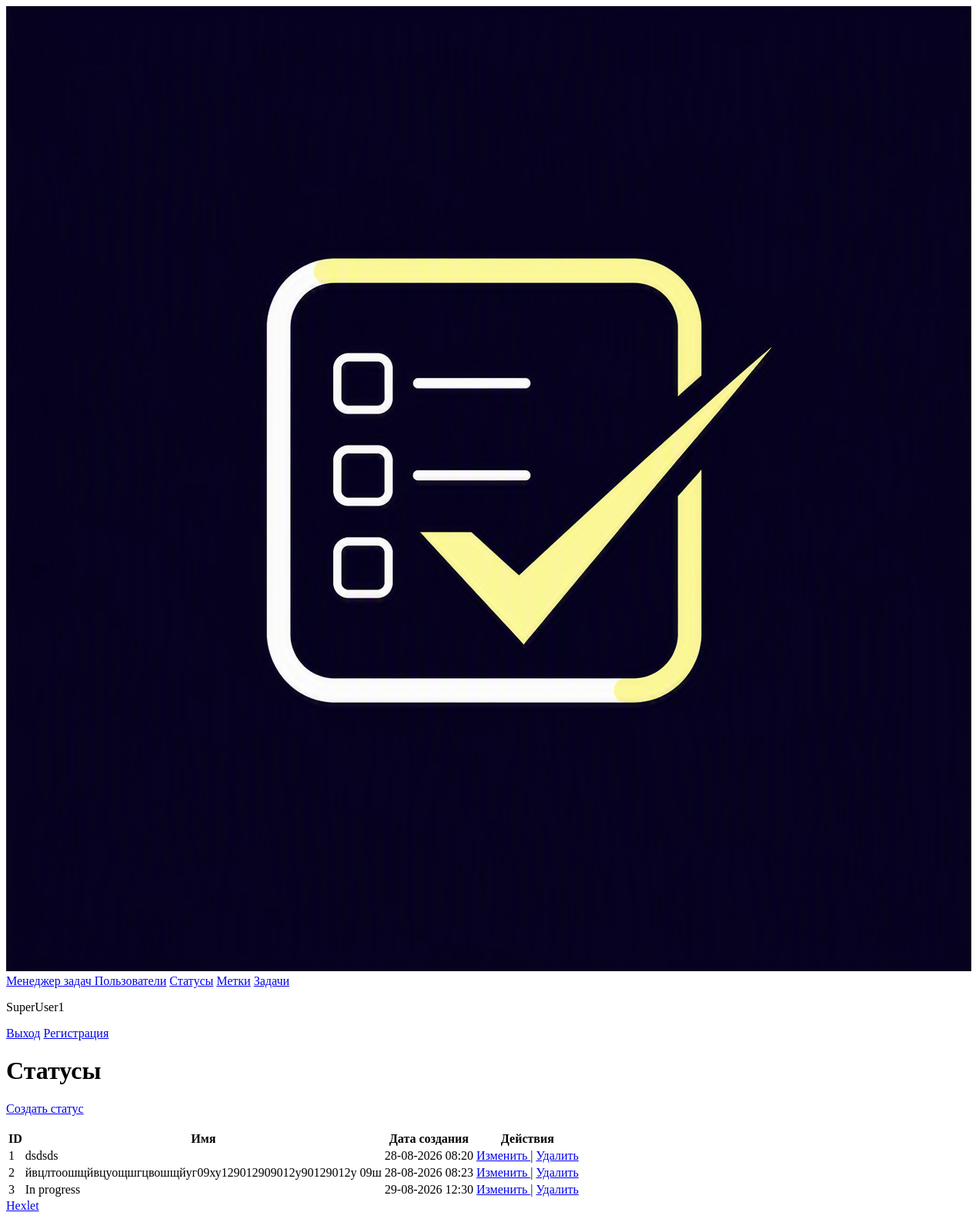
Page /statuses/ (signed in) on the earlier database version.
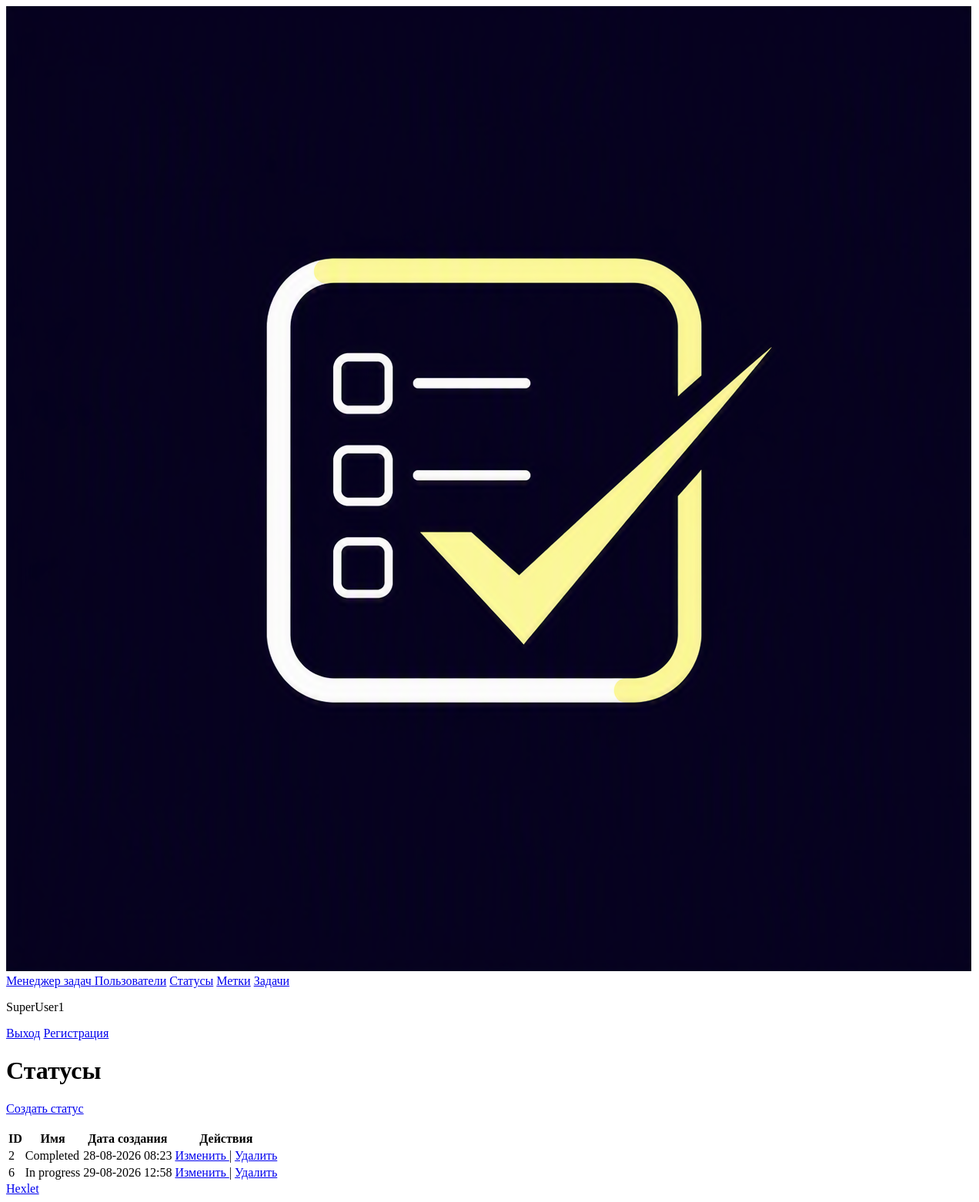
Same page on the later database version.
### task_manager/user/models.py (models this page shows)
class User(AbstractUser):
    pass

### task_manager/status/models.py (models this page shows, shortened)
class Status(models.Model):
    name = models.CharField(max_length=200, unique=True)
    created_at = models.DateTimeField(auto_now_add=True)

### task_manager/status/views.py (the view)
# urls.py: path('', StatusesView.as_view(), name='statuses'),
class StatusesView(LoginRequiredMixin, View):
    def get(self, request, *args, **kwargs):
        statuses = Status.objects.all()
        return render(
            request,
            "status/statuses.html",
            context={
                'statuses': statuses
            }
        )

### templates/status/statuses.html (shortened to what this page needs)
{% extends "base.html" %}
{% load tailwind_cli %}
{% block content %}
    <h1 class="text-2xl font-bold mb-6">Статусы</h1>
    <div>
        <a href="{% url 'status_create' %}"
        class="block w-full text-center mt-3 py-2 bg-indigo-600 text-white rounded hover:underline font-medium">
            Создать статус
        </a>
    </div>
    <br>
    <div class="overflow-x-auto border border-slate-200 rounded-lg shadow-sm">
        <table class="min-w-full divide-y divide-slate-200 bg-white text-sm">
            <thead class="bg-slate-50">
                <tr>
                    <th class="px-6 py-4 font-semibold text-slate-900 text-left">ID</th>
                    <th class="px-6 py-4 font-semibold text-slate-900 text-left">Имя</th>
                    <th class="px-6 py-4 font-semibold text-slate-900 text-left">Дата создания</th>
                    <th class="px-6 py-4 font-semibold text-slate-900 text-left">Действия</th>
                </tr>
            </thead>
            <tbody class="divide-y divide-slate-200">
                {% for status in statuses %}
                <tr class="hover:bg-slate-50/75 transition-colors">
                    <td class="px-6 py-4 text-slate-500">{{ status.id }}</td>
                    <td class="px-6 py-4 font-medium text-slate-900">{{ status.name }}</td>
                    <td class="px-6 py-4 text-slate-500">{{ status.created_at|date:"d-m-Y H:i" }}</td>
                    <td class="px-6 py-4 whitespace-nowrap">
                        <a href="{% url 'status_update' status.id %}"
                           class="text-indigo-600 hover:text-indigo-900 hover:underline">
                            Изменить
                        </a>
                        <span class="text-slate-300 mx-1">|</span>
                        <a href="{% url 'status_delete' status.id %}"
                           class="text-red-600 hover:text-red-900 hover:underline">
                            Удалить
                        </a>
                    </td>
                </tr>
                {% endfor %}
            </tbody>
        </table>
    </div>
{% endblock %}

### templates/base.html (shortened to what this page needs)
{% load static %}
{% load tailwind_cli %}
<!DOCTYPE html>
<html lang="ru">
<head>
</head>
<body class="flex flex-col min-h-screen bg-white text-slate-800">
    {% if user.is_authenticated %}
    <nav class="bg-indigo-900 text-white px-6 py-4 flex justify-between items-center shadow">
        <div class="flex items-center space-x-6">
            <a href="/" class="flex items-center space-x-2 text-yellow-100 font-bold text-lg">
                <img src="{% static 'images/logo.png' %}" alt="Logo" class="h-8 w-auto rounded">
                <span>Менеджер задач</span>
            </a>
            <a href="{% url 'users' %}" class="hover:text-slate-200">Пользователи</a>
            <a href="{% url 'statuses' %}" class="hover:text-slate-200">Статусы</a>
            <a href="{% url 'users' %}" class="hover:text-slate-200">Метки</a>
            <a href="{% url 'tasks' %}" class="hover:text-slate-200">Задачи</a>
        </div>
        <p>{{ user.username }}</p>
        <div class="flex items-center space-x-6">
            <a href="{% url 'logout' %}" class="hover:text-slate-200">Выход</a>
            <a href="{% url 'user_create' %}" class="hover:text-slate-200">Регистрация</a>
        </div>
    </nav>
    {% endif %}
    <main class="flex-grow container mx-auto px-6 py-8">
        {% block content %}{% endblock %}
    </main>
    <footer class="border-t border-slate-200 py-4 text-center">
        <a href="https://ru.hexlet.io" target="_blank" class="text-indigo-600 hover:underline">Hexlet</a>
    </footer>
</body>
</html>

Differences in the rows shown:
removed Status: id "1", name "dsdsds", created_at "28-08-2026 08:20"
removed Status: id "3", name "In progress", created_at "29-08-2026 12:30"
changed Status id 2: name "йвцлтоошщйвцуощшгцвошщйуг09ху129012909012у90129012у 09ш" → "Completed"
added Status: id "6", name "In progress", created_at "29-08-2026 12:58"
